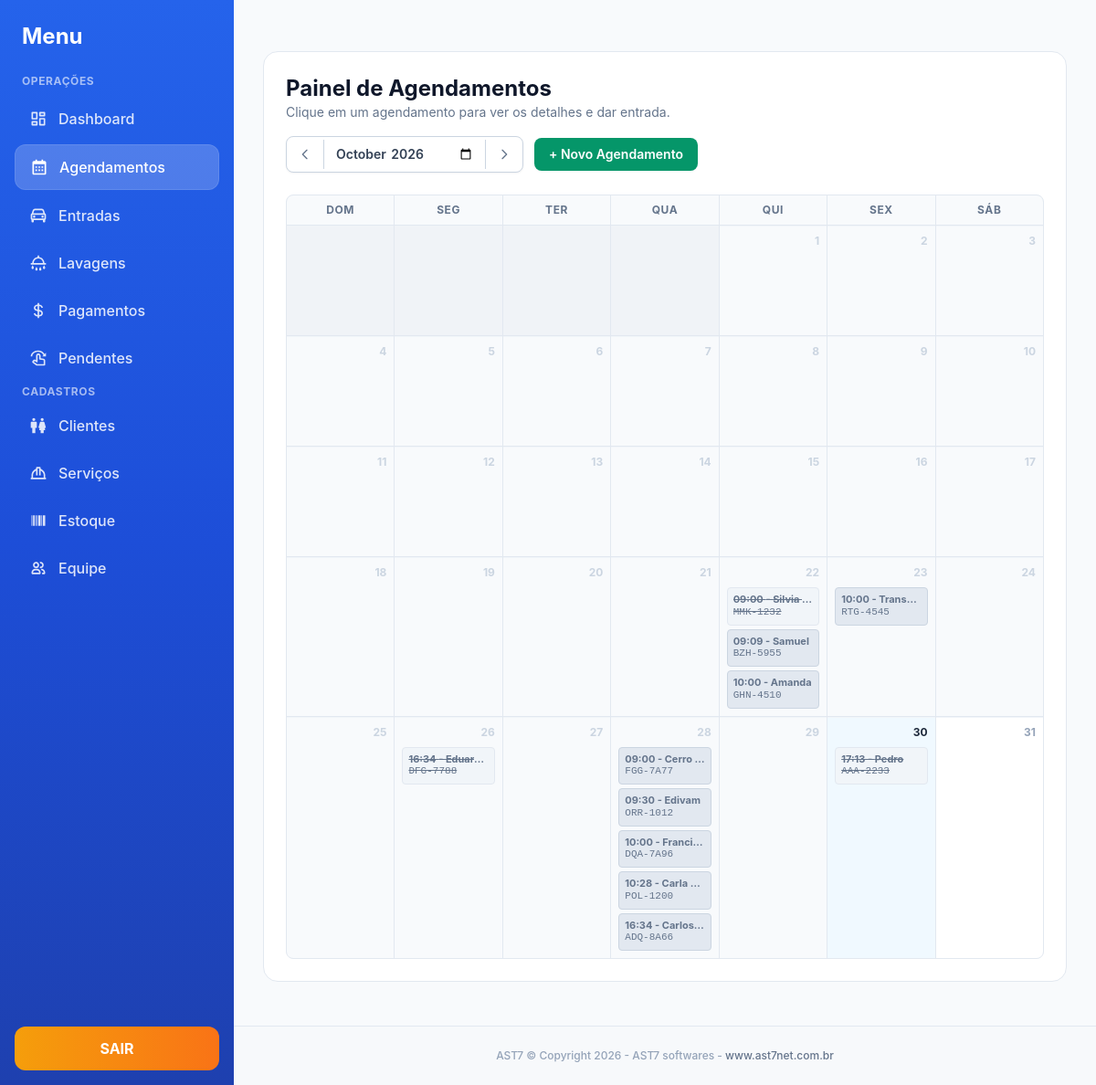
Screenshot of /agendamentos.php (signed in) with the database file from the repository.
### tables this page shows
CREATE TABLE agendamentos (
            id INTEGER PRIMARY KEY AUTOINCREMENT,
            cliente_nome TEXT NOT NULL DEFAULT '',
            cliente_celular TEXT NOT NULL DEFAULT '',
            placa TEXT NOT NULL DEFAULT '',
            lavagem_id INTEGER NOT NULL,
            data_agendamento TEXT NOT NULL,
            hora_agendamento TEXT NOT NULL,
            status TEXT NOT NULL DEFAULT 'agendado',
            criado_por INTEGER,
            criado_em TEXT NOT NULL DEFAULT (datetime('now','localtime'))
        );

### functions.php (called while the page is built, shortened)
<?php
function e(?string $s): string {
    return htmlspecialchars((string)$s, ENT_QUOTES, 'UTF-8');
}
function normalizar_placa(string $placa): string {
    return strtoupper(preg_replace('/[^A-Za-z0-9]/', '', $placa));
}
function formatar_placa(string $placa): string {
    $p = normalizar_placa($placa);
    return substr($p, 0, 3) . '-' . substr($p, 3);
}

### config.php (called while the page is built, shortened)
<?php
function db(): PDO {
    static $pdo = null;
    if ($pdo === null) {
        $pdo = new PDO('sqlite:' . DB_PATH, null, null, [
            PDO::ATTR_ERRMODE            => PDO::ERRMODE_EXCEPTION,
            PDO::ATTR_DEFAULT_FETCH_MODE => PDO::FETCH_ASSOC,
        ]);
        $pdo->exec('PRAGMA foreign_keys = ON');
        $pdo->exec('PRAGMA journal_mode = WAL');
    }
    return $pdo;
}
require_once APP_ROOT . '/functions.php';

### agendamentos.php (the view, shortened to what this page needs)
<?php
require_once __DIR__ . '/config.php';
$mesRef = $_GET['mes'] ?? date('Y-m');
$inicio = $mesRef . '-01';
$fim    = date('Y-m-t', strtotime($inicio));
$mesAnterior = date('Y-m', strtotime($inicio . ' -1 month'));
$mesProximo  = date('Y-m', strtotime($inicio . ' +1 month'));
$stmt = db()->prepare("
    SELECT a.*, l.nome AS servico_nome
    FROM agendamentos a
    INNER JOIN lavagens l ON l.id = a.lavagem_id
    WHERE a.data_agendamento BETWEEN ? AND ?
    ORDER BY a.hora_agendamento ASC
");
$stmt->execute([$inicio, $fim]);
$rows = $stmt->fetchAll();
$agendamentosPorDia = [];
foreach ($rows as $r) {
    $dia = (int)date('d', strtotime($r['data_agendamento']));
    $agendamentosPorDia[$dia][] = $r;
}
$totalDias         = (int)date('t', strtotime($inicio));
$primeiroDiaSemana = (int)date('w', strtotime($inicio));
$hojeStr           = date('Y-m-d');
require __DIR__ . '/header.php';
?>
<div class="bg-white rounded-2xl shadow-card border border-slate-200 p-5 sm:p-6 mb-6">
  <div class="flex flex-wrap justify-between items-center gap-4 mb-6">
    <div>
      <h1 class="text-2xl font-bold text-slate-900">Painel de Agendamentos</h1>
      <p class="text-sm text-slate-500">Clique em um agendamento para ver os detalhes e dar entrada.</p>
    </div>
    <div class="flex items-center gap-3">
      <div class="flex items-center bg-white border border-slate-300 rounded-lg shadow-sm overflow-hidden">
        <a href="?mes=<?= $mesAnterior ?>" class="px-3 py-2 text-slate-500 hover:text-slate-800 hover:bg-slate-50 transition border-r border-slate-300 flex items-center" title="Mês Anterior">
          <svg class="w-4 h-4" fill="none" stroke="currentColor" viewBox="0 0 24 24"><path stroke-linecap="round" stroke-linejoin="round" stroke-width="2" d="M15 19l-7-7 7-7"></path></svg>
        </a>
        <form method="get" class="flex items-center">
          <input type="month" name="mes" value="<?= e($mesRef) ?>" onchange="this.form.submit()" class="border-0 px-3 py-2 text-sm font-semibold focus:ring-0 focus:outline-none text-slate-700 cursor-pointer">
        </form>
        <a href="?mes=<?= $mesProximo ?>" class="px-3 py-2 text-slate-500 hover:text-slate-800 hover:bg-slate-50 transition border-l border-slate-300 flex items-center" title="Próximo Mês">
          <svg class="w-4 h-4" fill="none" stroke="currentColor" viewBox="0 0 24 24"><path stroke-linecap="round" stroke-linejoin="round" stroke-width="2" d="M9 5l7 7-7 7"></path></svg>
        </a>
      </div>
      <a href="agendamento_form.php" class="rounded-lg bg-emerald-600 hover:bg-emerald-500 text-white px-4 py-2 text-sm font-semibold shadow-sm transition">
        + Novo Agendamento
      </a>
    </div>
  </div>
  <div class="grid grid-cols-7 gap-px bg-slate-200 border border-slate-200 rounded-lg overflow-hidden">
    <?php foreach(['Dom','Seg','Ter','Qua','Qui','Sex','Sáb'] as $dsm): ?>
      <div class="bg-slate-50 p-2 text-center text-xs font-bold text-slate-500 uppercase tracking-wider"><?= $dsm ?></div>
    <?php endforeach; ?>
    <?php
      for ($i = 0; $i < $primeiroDiaSemana; $i++) {
          echo '<div class="bg-white min-h-[120px] p-2 opacity-50"></div>';
      }
      for ($dia = 1; $dia <= $totalDias; $dia++) {
          $dataDia   = $mesRef . '-' . str_pad($dia, 2, '0', STR_PAD_LEFT);
          $isHoje    = ($dataDia === $hojeStr);
          $isPassado = ($dataDia <  $hojeStr);
          if ($isHoje) {
              $bgDia     = 'bg-sky-50';
              $numClasse = 'text-brand-600';
          } elseif ($isPassado) {
              $bgDia     = 'bg-slate-50';
              $numClasse = 'text-slate-300';
          } else {
              $bgDia     = 'bg-white';
              $numClasse = 'text-slate-400';
          }
          echo '<div class="'.$bgDia.' min-h-[120px] p-2 border-t border-slate-100 flex flex-col gap-1">';
          echo '<div class="text-xs font-bold '.$numClasse.' text-right mb-1">'.$dia.'</div>';
          if (isset($agendamentosPorDia[$dia])) {
              foreach ($agendamentosPorDia[$dia] as $ag) {
                  if ($ag['status'] === 'concluido') {
                      $classeStatus = 'bg-slate-100 text-slate-500 line-through border-slate-200';
                  } elseif ($isPassado) {
                      $classeStatus = 'bg-slate-200 text-slate-500 border-slate-300 cursor-not-allowed';
                  } else {
                      $classeStatus = 'bg-emerald-50 text-emerald-800 border-emerald-200 hover:bg-emerald-100 cursor-pointer';
                  }
                  $dadosJson = htmlspecialchars(json_encode($ag), ENT_QUOTES, 'UTF-8');
                  echo "<div onclick='abrirModalAgendamento($dadosJson)' class='text-[11px] p-1.5 rounded border {$classeStatus} transition leading-tight'>";
                  echo "<div class='font-bold truncate'>".substr($ag['hora_agendamento'],0,5)." - ".e($ag['cliente_nome'])."</div>";
                  echo "<div class='truncate font-mono'>".e(formatar_placa($ag['placa']))."</div>";
                  echo "</div>";
              }
          }
          echo '</div>';
      }
    ?>
  </div>
</div>
<?php require __DIR__ . '/footer.php'; ?>

### header.php (style rules this page uses)
body { font-family: 'Inter', sans-serif; background-color: #f8fafc; }

### rows the page displays
agendamentos: hora_agendamento "09:00", cliente_nome "Silvia…", placa "MMK-1232"
agendamentos: hora_agendamento "09:09", cliente_nome "Samuel", placa "BZH-5955"
agendamentos: hora_agendamento "10:00", cliente_nome "Amanda", placa "GHN-4510"
agendamentos: hora_agendamento "10:00", cliente_nome "Trans…", placa "RTG-4545"
agendamentos: hora_agendamento "16:34", cliente_nome "Eduar…", placa "DFG-7788"
agendamentos: hora_agendamento "09:00", cliente_nome "Cerro…", placa "FGG-7A77"
agendamentos: hora_agendamento "09:30", cliente_nome "Edivam", placa "ORR-1012"
agendamentos: hora_agendamento "10:00", cliente_nome "Franci…", placa "DQA-7A96"
agendamentos: hora_agendamento "10:28", cliente_nome "Carla…", placa "POL-1200"
agendamentos: hora_agendamento "16:34", cliente_nome "Carlos…", placa "ADQ-8A66"
agendamentos: hora_agendamento "17:13", cliente_nome "Pedro", placa "AAA-2233"

### other values shown
$dsm "DOM"
$dsm "SEG"
$dsm "TER"
$dsm "QUA"
$dsm "QUI"
$dsm "SEX"
$dsm "SÁB"
